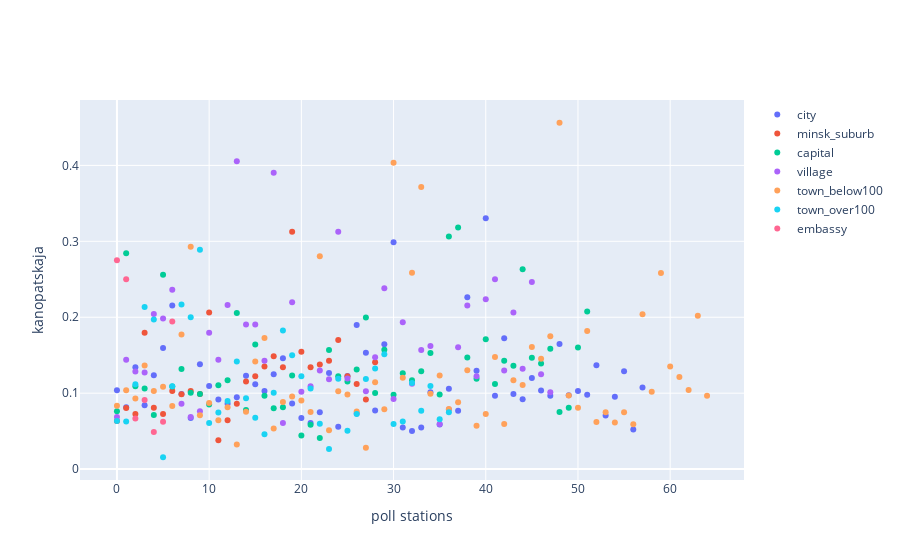

Notebook cell for this chart:
### Code cell
draw_part_of_alt_reduced('kanopatskaja')
